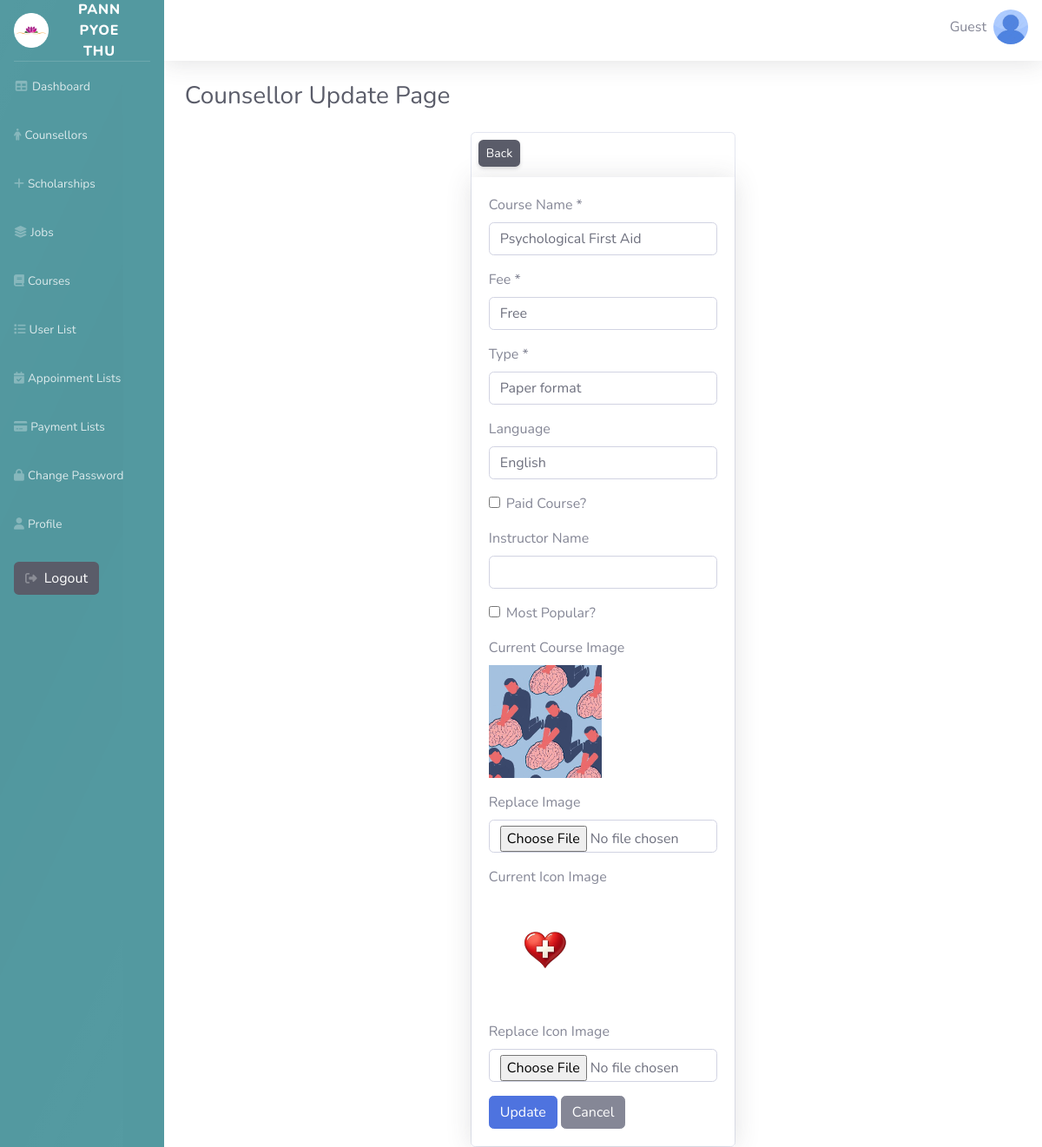
The app's page /Admin/Courses/edit.php?course_id=7 with its own data.
### tables this page shows
CREATE TABLE `course_tbl` (
  `course_id` int(11) NOT NULL,
  `course_name` varchar(255) NOT NULL,
  `fee` varchar(50) DEFAULT NULL,
  `type` varchar(100) DEFAULT NULL,
  `language` varchar(20) DEFAULT NULL,
  `paid_status` tinyint(1) NOT NULL,
  `instructor_name` varchar(255) DEFAULT NULL,
  `image_url` varchar(255) DEFAULT NULL,
  `icon_url` varchar(255) DEFAULT NULL,
  `is_popular` tinyint(1) DEFAULT 0,
  `is_upcoming` tinyint(1) DEFAULT 0,
  `most_popular` tinyint(1) DEFAULT 0
);

### Admin/Courses/edit.php (the view, shortened to what this page needs)
<?php
include '../database/db_connection.php';
$course_id = (int) $_GET['course_id'];
$stmt = $pdo->prepare("SELECT * FROM Course_tbl WHERE course_id = ?");
$stmt->execute([$course_id]);
$current = $stmt->fetch(PDO::FETCH_ASSOC);
?>
    <div class="container-fluid">
        <div class="d-sm-flex align-items-center justify-content-between mb-4">
            <h1 class="h3 mb-0 text-gray-800">Counsellor Update Page</h1>
        </div>
        <div class="">
            <div class="row">
                <div class="col-4 offset-4">
                    <div class="card">
                        <div class="card-title">
                            <a href="./list.php"
                                class="btn btn-sm bg-dark mt-2 mx-2 text-white rounded shadow-sm">Back</a>
                        </div>
                        <div class="card-body shadow">
                            <form method="post" action="" enctype="multipart/form-data">
                            <div class="mb-3">
                                <label>Course Name *</label>
                                <input type="text" name="course_name" class="form-control" required
                                       value="<?= htmlspecialchars($current['course_name']) ?>">
                            </div>
                            <div class="mb-3">
                                <label>Fee *</label>
                                <input type="text" name="fee" class="form-control" required
                                       value="<?= htmlspecialchars($current['fee']) ?>">
                            </div>
                            <div class="mb-3">
                                <label>Type *</label>
                                <input type="text" name="type" class="form-control" required
                                       value="<?= htmlspecialchars($current['type']) ?>">
                            </div>
                            <div class="mb-3">
                                <label>Language</label>
                                <input type="text" name="language" class="form-control"
                                       value="<?= htmlspecialchars($current['language']) ?>">
                            </div>
                            <div class="mb-3 form-check">
                                <input type="checkbox" name="paid_status" id="paid_status" class="form-check-input"
                                    <?= $current['paid_status'] ? 'checked' : '' ?>>
                                <label for="paid_status" class="form-check-label">Paid Course?</label>
                            </div>
                            <div class="mb-3">
                                <label>Instructor Name</label>
                                <input type="text" name="instructor_name" class="form-control"
                                       value="<?= htmlspecialchars($current['instructor_name']) ?>">
                            </div>
                            <div class="mb-3 form-check">
                                <input type="checkbox" name="most_popular" id="most_popular" class="form-check-input"
                                    <?= $current['most_popular'] ? 'checked' : '' ?>>
                                <label for="most_popular" class="form-check-label">Most Popular?</label>
                            </div>
                            <div class="mb-3">
                                <label>Current Course Image</label><br>
                                <?php if ($current['image_url']): ?>
                                    <img src="<?= htmlspecialchars('../../Courses page Images/' . $current['image_url']) ?>"
                                         alt="current image" style="width:130px; height:130px; object-fit:cover;">
                                <?php else: ?>
                                    <span class="text-muted">No image</span>
                                <?php endif; ?>
                            </div>
                            <div class="mb-3">
                                <label>Replace Image</label>
                                <input type="file" name="image_url" accept="image/*" class="form-control">
                            </div>
                            <div class="mb-3">
                                <label>Current Icon Image</label><br>
                                <?php if ($current['icon_url']): ?>
                                    <img src="<?= htmlspecialchars('../../Courses page Images/' . $current['icon_url']) ?>"
                                         alt="current icon" style="width:130px; height:130px; object-fit:cover;">
                                <?php else: ?>
                                    <span class="text-muted">No icon image</span>
                                <?php endif; ?>
                            </div>
                            <div class="mb-3">
                                <label>Replace Icon Image</label>
                                <input type="file" name="icon" accept="image/*" class="form-control">
                            </div>
                            <button type="submit" class="btn btn-primary">Update</button>
                            <a href="list.php" class="btn btn-secondary ms-2">Cancel</a>
                        </form>
                        </div>
                    </div>
                </div>
            </div>
        </div>
    </div>
<?php
    require '../layouts/master.php';
?>

### records on screen
course_tbl: course_name "Psychological First Aid", fee "Free", type "Paper format", language "English", image_url (picture), icon_url (picture)
